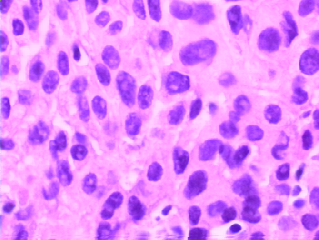
//> input picture homeworkii/cell1.bmp, 319 x 240 px
$ ./CellAnalyzer   (built with g++ and OpenCV 4)
//> lines starting //> are read from the running program, lines starting //| are printed output that depends on the picture; after the words box and inside, x2 and y2 are one past the last pixel; in counts of white or black regions, pixels touching at a corner belong together
#include <opencv\cv.h>
#include <opencv\cxcore.h>
#include <opencv\highgui.h>
#include <string>
#include <iostream>

using namespace std;
using namespace cv;

class cellAttr{
public:
	cellAttr(int areaIn, int perimeterIn, CvPoint centerIn, float angleIn){
		area = areaIn;
		perimeter = perimeterIn;
		center = centerIn;
		angle = angleIn;
	}
	int area;
	int perimeter;
	CvPoint center;
	float angle;
};

//apply Otsu method to get the thread
int otsu(const IplImage *src_image)
{
	double sum = 0.0;
	double w0 = 0.0;
	double w1 = 0.0;
	double u0_temp = 0.0;
	double u1_temp = 0.0;
	double u0 = 0.0;
	double u1 = 0.0;
	double delta_temp = 0.0;
	double delta_max = 0.0;

	int pixel_count[256] = { 0 };
	float pixel_pro[256] = { 0 };
	int threshold = 0;
	uchar* data = (uchar*)src_image->imageData;
	for (int i = 0; i < src_image->height; i++){
		for (int j = 0; j < src_image->width; j++){
			pixel_count[(int)data[i * src_image->width + j]]++;
			sum += (int)data[i * src_image->width + j];
		}
	}
	for (int i = 0; i < 256; i++){
		pixel_pro[i] = (float)pixel_count[i] / (src_image->height * src_image->width);
	}
	for (int i = 0; i < 256; i++){
		w0 = w1 = u0_temp = u1_temp = u0 = u1 = delta_temp = 0;
		for (int j = 0; j < 256; j++){
			if (j <= i){
				w0 += pixel_pro[j];
				u0_temp += j * pixel_pro[j];
			}
			else{
				w1 += pixel_pro[j];
				u1_temp += j * pixel_pro[j];
			}
		}
		u0 = u0_temp / w0;
		u1 = u1_temp / w1;
		delta_temp = (float)(w0 *w1* pow((u0 - u1), 2));
		if (delta_temp > delta_max){
			delta_max = delta_temp;
			threshold = i;
		}
	}

	return threshold;
}

void analyzeCell(IplImage *cell)
{
	cvShowImage("Step1, load the grey image", cell);

	//Translate the grey image to bi-image.
	IplImage *tempImg;
	IplImage *biImg;
	IplConvKernel *element;//Used to apply open/erode/dilate opration
	tempImg = cvCreateImage(cvGetSize(cell), cell->depth, cell->nChannels);
	biImg = cvCreateImage(cvGetSize(cell), cell->depth, cell->nChannels);
	element = cvCreateStructuringElementEx(4, 4, 1, 1, CV_SHAPE_ELLIPSE, 0);
	cvDilate(cell, cell, element, 1);

	cvThreshold(cell, biImg, otsu(cell), 255, CV_THRESH_BINARY_INV);
	cvSmooth(biImg, biImg, CV_MEDIAN, 7, 0, 0, 0);
	cvShowImage("Step2, bi-image", biImg);

	//Count the number of cells
	CvMemStorage *stor = 0;
	CvSeq * cont = 0;
	CvSeq * a_contour = 0;
	int cellNum = 0;
	stor = cvCreateMemStorage(0);
	cont = cvCreateSeq(CV_SEQ_ELTYPE_POINT, sizeof(CvSeq), sizeof(CvPoint), stor);
	a_contour = cvCreateSeq(CV_SEQ_ELTYPE_POINT, sizeof(CvSeq), sizeof(CvPoint), stor);

	cellNum = cvFindContours(biImg, stor, &cont, sizeof(CvContour),
		CV_RETR_TREE, CV_CHAIN_APPROX_NONE, cvPoint(0, 0));
	//Output the number of cells
	cout << "Total cell number: " << cellNum << endl;

	//Analyze the attributes of all elements
	IplImage *edge;
	edge = cvCreateImage(cvGetSize(cell), cell->depth, cell->nChannels);
	cvThreshold(edge, edge, 0, 255, CV_THRESH_BINARY);
	int areaSum = 0;
	vector<cellAttr> cells;
	for (; cont; cont = cont->h_next){
		cvDrawContours(edge, cont, CV_RGB(0, 255, 0), CV_RGB(255, 0, 0), 0, 1, 8, cvPoint(0, 0));
		int area = fabs(cvContourArea(cont, CV_WHOLE_SEQ));
		int perimeter = fabs(cvArcLength(cont, CV_WHOLE_SEQ));
		if (area > 50){
			areaSum += area;

			//Get the fitting minimal box(rectangle)
			CvBox2D box = cvMinAreaRect2(cont, stor);
			CvPoint center = CvPoint(box.center.x, box.center.y);
			float angle = box.angle;

			//Push the attributes of current cell into the cell vector
			cellAttr theCell(area, perimeter, center, angle);
			cells.push_back(theCell);
		}
	}
	//Calculate the average area
	int areaAve = areaSum / cellNum;

	int areaMin = areaAve;
	int areaMax = areaAve;
	int perimeterMax, perimeterMin;
	CvPoint minCell, maxCell;
	float maxAngle, minAngle;

	//Find the max/min cell
	for (int i = 0; i < cells.size(); i++){
		if (cells[i].area > areaMax){
			areaMax = cells[i].area;
			perimeterMax = cells[i].perimeter;
			maxCell = cells[i].center;
			maxAngle = cells[i].angle;
		}
		if (cells[i].area < areaMin){
			areaMin = cells[i].area;
			perimeterMin = cells[i].perimeter;
			minCell = cells[i].center;
			minAngle = cells[i].angle;
		}
	}

	cvCircle(edge, maxCell, 20, cvScalar(0, 0, 0), 4);
	cvCircle(edge, minCell, 5, cvScalar(0, 0, 0), 2);

	cout << "Average area: " << areaAve << endl;
	cout << "Biggest cell's area: " << areaMax << endl;
	cout << "Biggest cell's perimeter: " << perimeterMax << endl;
	cout << "Biggest cell's center: (" << maxCell.x << ", " << maxCell.y << ")" << endl;
	cout << "Biggest cell's angle: " << maxAngle << endl;
	cout << "Smallest cell's area: " << areaMin << endl;
	cout << "Smallest cell's perimeter: " << perimeterMin << endl;
	cout << "Smallest cell's center: (" << minCell.x << ", " << minCell.y << ")" << endl;
	cout << "Smallest cell's angle: " << minAngle << endl;

	cvShowImage("Step 3, find the max/min cell", edge);
}

int main(int argc, char *argv[])
{
	//Load the images.
	IplImage *cell1;
	IplImage *cell2;
	IplImage *cell3;

	//Load the images as grey-scale maps.
	cell1 = cvLoadImage("cell1.bmp", 0);
	cell2 = cvLoadImage("cell2.jpg", 0);
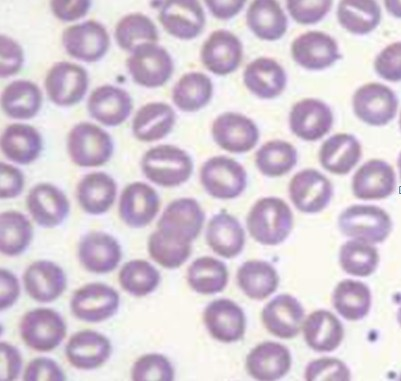
//> input picture homeworkii/cell2.jpg, 401 x 381 px
	cell3 = cvLoadImage("cell3.jpg", 0);
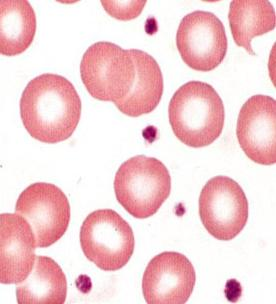
//> input picture homeworkii/cell3.jpg, 276 x 304 px

	//First cell image
	analyzeCell(cell1);
//> in analyzeCell, `cvDilate(cell, cell, element, 1);`:
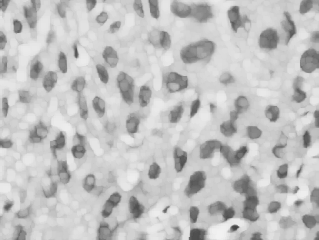
//> cell: 240 rows x 319 cols, CV_8UC1; min 66, max 241, mean 193.8
//> the loop in otsu, `for (int i = 0; i < src_image->height; i++)` made 240 passes
//> sum on passes 1 to 3: 61714, 123394, 184496
//> after the loop in otsu, `for (int i = 0; i < src_image->height; i++)`: pixel_count = 256 values, max 2525 at index 206, min 0 at index 0, mean 299.1; sum = 14840080
//> after the loop in otsu, `for (int i = 0; i < 256; i++)`: pixel_pro = 256 values, max 0.033 at index 206, min 0 at index 0, mean 0.00391
//> the loop in otsu, `for (int i = 0; i < 256; i++)` made 256 passes
//> delta_max on passes 67, 68, 69, 70, 71, 72, 73, 75, 77, 78, 79, 80: 0.427, 0.637, 0.844, 1.45, 1.65, 1.85, 2.24, 2.61, 2.8, 4.93, 6.86, 13.24
//> after the loop in otsu, `for (int i = 0; i < 256; i++)`: w0 = 1; w1 = 0; u0_temp = 193.8; u1_temp = 0; delta_max = 781.8; threshold = 174
//> in analyzeCell, `cvThreshold(cell, biImg, otsu(cell), 255, CV_THRESH_BINARY_INV);`: biImg: 240 rows x 319 cols, CV_8UC1; 21.4% white; 105 white regions (22 under 20 px), largest, box (x1, y1, x2, y2) and area: (232, 174, 260, 223) 781, (200, 140, 249, 167) 704, (96, 192, 125, 240) 613
//> in analyzeCell, `cellNum = cvFindContours(biImg, stor, &cont, sizeof(CvContour), CV_RET..`:
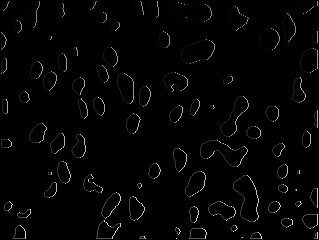
//> biImg: 240 rows x 319 cols, CV_8UC1; min 0, max 215, mean 4.4
//> in analyzeCell, `cellNum = cvFindContours(biImg, stor, &cont, sizeof(CvContour), CV_RET..`: cellNum = 86; cont = 86 contours, 12 with area under 20; largest, box (x1, y1, x2, y2) and area: (233, 175, 259, 222) 712, (200, 140, 248, 167) 630, (181, 39, 215, 64) 546, (171, 2, 212, 22) 516, (220, 96, 249, 137) 451
//| Total cell number: 86
//> the loop in analyzeCell, `for (; cont; cont = cont->h_next)` made 86 passes
//> (area, perimeter, areaSum, box, angle, area in cellAttr, perimeter in cellAttr, center in cellAttr) on passes 6, 9, 10, 11, 12, 13: (149, 49, 149, centre (197.5, 233), size (10, 17), angle -90, -90, 149, 49, Point(197, 233)), (117, 44, 266, centre (19, 231.5), size (13, 12), angle -90, -90, 117, 44, Point(19, 231)), (258, 78, 524, centre (108, 230.5), size (19.2, 21.9), angle -79.4, -79.38, 258, 78, Point(108, 230)), (73, 34, 597, centre (286.5, 222.5), size (9, 11), angle -90, -90, 73, 34, Point(286, 222)), (168, 50, 765, centre (309.5, 221), size (14, 15), angle -90, -90, 168, 50, Point(309, 221)), (59, 37, 824, centre (24.2, 213.9), size (14.3, 7.1), angle -20.6, -20.56, 59, 37, Point(24, 213))
//> (area, perimeter, areaSum, box, center, angle, area in cellAttr, perimeter in cellAttr) on pass 23: (56, 28, 1983, centre (282.5, 188), size (7.8, 9.2), angle -45, Point(282, 188), -45, 56, 28)
//> after the loop in analyzeCell, `for (; cont; cont = cont->h_next)`: edge: 240 rows x 319 cols, CV_8UC1; every value is 0
//> the loop in analyzeCell, `for (int i = 0; i < cells.size(); i++)` made 66 passes
//| Average area: 144
//| Biggest cell's area: 712
//| Biggest cell's perimeter: 127
//| Biggest cell's center: (246, 198)
//| Biggest cell's angle: -14.5345
//| Smallest cell's area: 52
//| Smallest cell's perimeter: 38
//| Smallest cell's center: (3, 40)
//| Smallest cell's angle: -90
	cvWaitKey();

	//Second cell image
	analyzeCell(cell2);
//> in analyzeCell (call 2), `cvThreshold(cell, biImg, otsu(cell), 255, CV_THRESH_BINARY_INV);`: biImg: 381 rows x 401 cols, CV_8UC1; 38% white; 64 white regions (6 under 20 px), largest, box (x1, y1, x2, y2) and area: (149, 199, 203, 267) 2448, (115, 14, 172, 86) 2305, (0, 184, 68, 255) 2005
//> in analyzeCell (call 2), `cvSmooth(biImg, biImg, CV_MEDIAN, 7, 0, 0, 0);`:
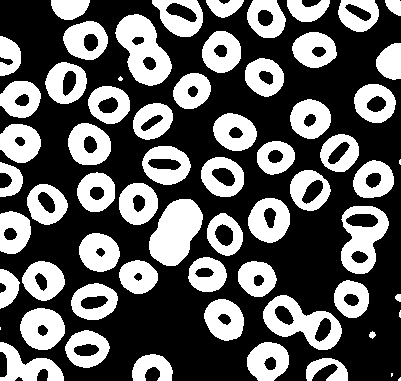
//> biImg: 381 rows x 401 cols, CV_8UC1; 38% white; 63 white regions (6 under 20 px), largest, box (x1, y1, x2, y2) and area: (149, 199, 203, 266) 2428, (115, 14, 172, 86) 2322, (263, 295, 342, 350) 2000
//| Total cell number: 108
//> the loop in analyzeCell (call 2), `for (; cont; cont = cont->h_next)` made 62 passes
//> after the loop in analyzeCell (call 2), `for (; cont; cont = cont->h_next)`: edge: 381 rows x 401 cols, CV_8UC1; every value is 0
//> the loop in analyzeCell (call 2), `for (int i = 0; i < cells.size(); i++)` made 55 passes
//| Average area: 574
//| Biggest cell's area: 2431
//| Biggest cell's perimeter: 212
//| Biggest cell's center: (142, 49)
//| Biggest cell's angle: -25.821
//| Smallest cell's area: 134
//| Smallest cell's perimeter: 50
//| Smallest cell's center: (392, 8)
//| Smallest cell's angle: -90
	cvWaitKey();

	//Third cell image
	analyzeCell(cell3);
//> in analyzeCell (call 3), `cvThreshold(cell, biImg, otsu(cell), 255, CV_THRESH_BINARY_INV);`: biImg: 304 rows x 276 cols, CV_8UC1; 30.6% white; 20 white regions, largest, box (x1, y1, x2, y2) and area: (0, 183, 68, 304) 4633, (81, 42, 162, 115) 3825, (21, 74, 79, 141) 2112
//> in analyzeCell (call 3), `cvSmooth(biImg, biImg, CV_MEDIAN, 7, 0, 0, 0);`:
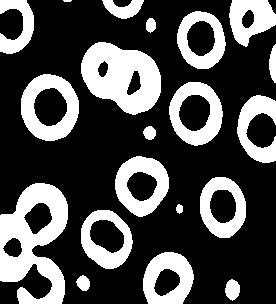
//> biImg: 304 rows x 276 cols, CV_8UC1; 30.6% white; 20 white regions (1 under 20 px), largest, box (x1, y1, x2, y2) and area: (0, 183, 68, 304) 4673, (81, 42, 161, 115) 3846, (21, 74, 79, 141) 2109
//> in analyzeCell (call 3), `cellNum = cvFindContours(biImg, stor, &cont, sizeof(CvContour), CV_RET..`:
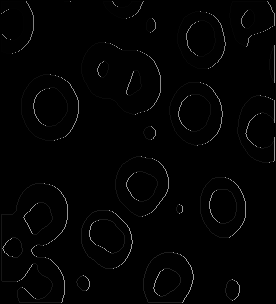
//> biImg: 304 rows x 276 cols, CV_8UC1; min 0, max 161, mean 3
//| Total cell number: 32
//> the loop in analyzeCell (call 3), `for (; cont; cont = cont->h_next)` made 20 passes
//> after the loop in analyzeCell (call 3), `for (; cont; cont = cont->h_next)`: edge: 304 rows x 276 cols, CV_8UC1; every value is 0
//> the loop in analyzeCell (call 3), `for (int i = 0; i < cells.size(); i++)` made 18 passes
//| Average area: 949
//| Biggest cell's area: 5152
//| Biggest cell's perimeter: 486
//| Biggest cell's center: (34, 242)
//| Biggest cell's angle: -90
//| Smallest cell's area: 100
//| Smallest cell's perimeter: 38
//| Smallest cell's center: (150, 25)
//| Smallest cell's angle: -90
	cvWaitKey();
	return 0;
}
